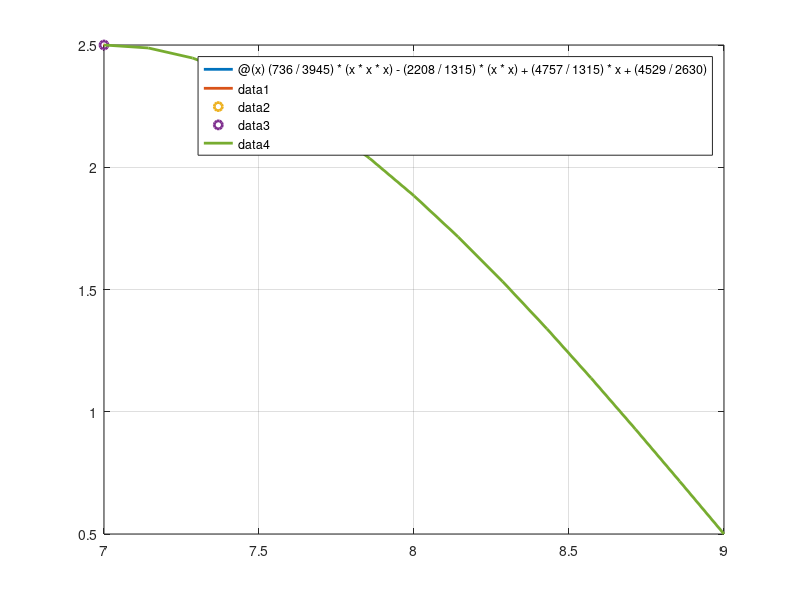

MATLAB code to generate this figure:
f7=@(x) (736/3945)*(x*x*x)-(2208/1315)*(x*x)+(4757/1315)*x+(4529/2630);
fplot(f7,[3,4.5],'LineWidth',2)

hold on

f8=@(x) -(1408/6575)*(x*x*x)+(24528/6575)*(x*x)-(136271/6575)*x+(502813/13150);
fplot(f8,[4.5,7],'LineWidth',2)

plot(4.5,1,'o','LineWidth',2)
plot(7,2.5,'o','LineWidth',2)

f9=@(x) (168/1315)*(x*x*x)-(4536/1315)*(x*x)+(38837/1315)*x-(207863/2630);
fplot(f9,[7,9],'LineWidth',2)



grid on
hold off